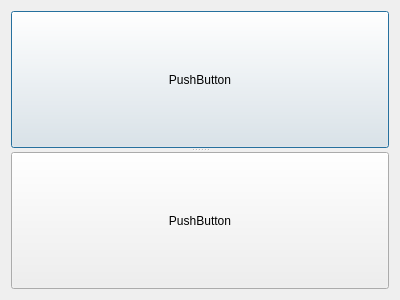
<?xml version="1.0" encoding="UTF-8"?>
<ui version="4.0">
 <class>Dialog</class>
 <widget class="QDialog" name="Dialog">
  <property name="geometry">
   <rect>
    <x>0</x>
    <y>0</y>
    <width>400</width>
    <height>300</height>
   </rect>
  </property>
  <property name="windowTitle">
   <string>Dialog</string>
  </property>
  <layout class="QHBoxLayout" name="horizontalLayout">
   <item>
    <widget class="QSplitter" name="splitter">
     <property name="orientation">
      <enum>Qt::Vertical</enum>
     </property>
     <widget class="QPushButton" name="pushButton">
      <property name="text">
       <string>PushButton</string>
      </property>
     </widget>
     <widget class="QPushButton" name="pushButton_2">
      <property name="text">
       <string>PushButton</string>
      </property>
     </widget>
    </widget>
   </item>
  </layout>
 </widget>
 <resources/>
 <connections/>
</ui>
